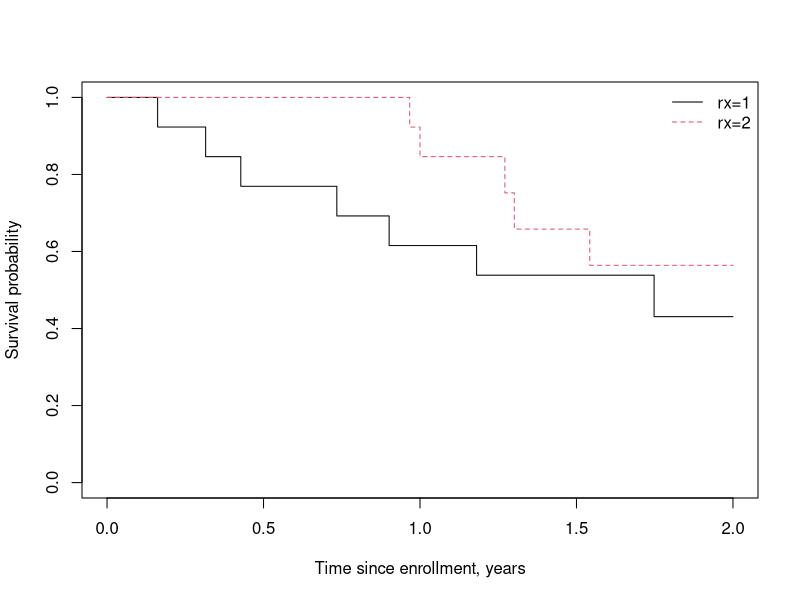
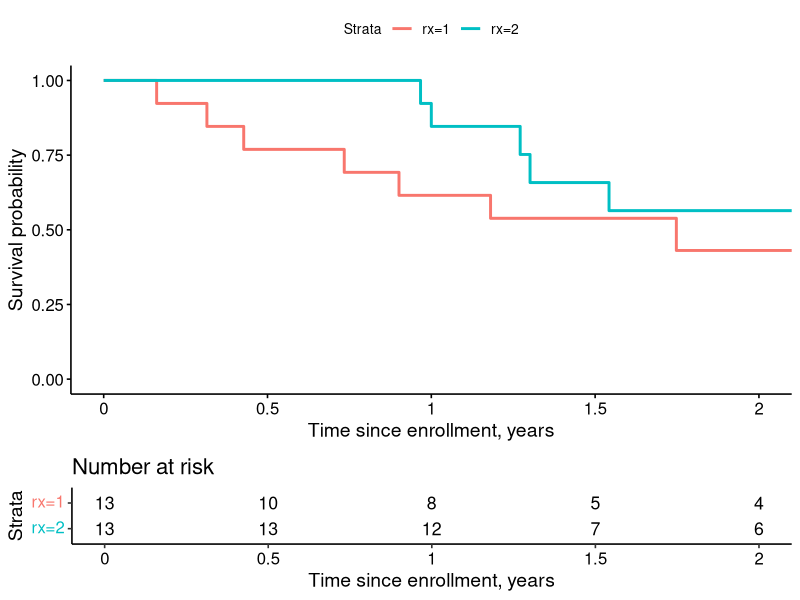
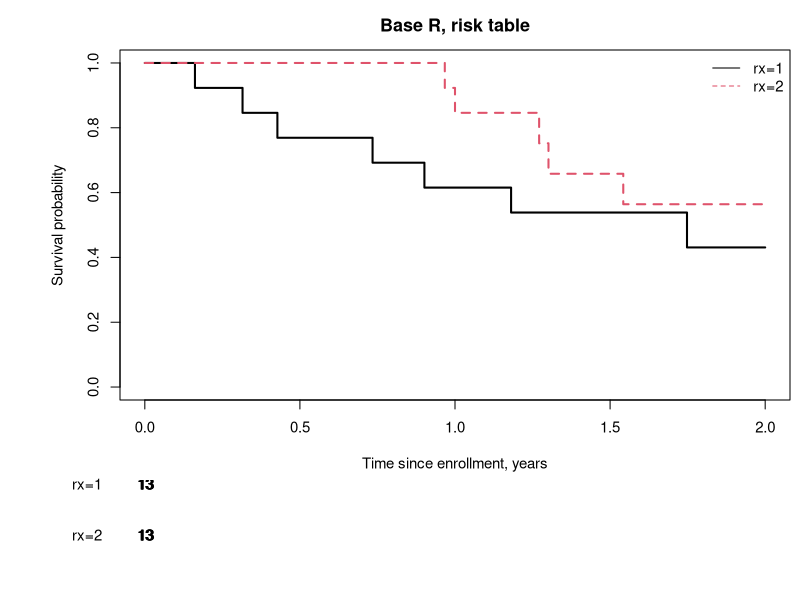

R code for these plots, in order:
## ---- chunk 1
## load libraries
library(survival)
library(survminer)
library(arsenal)
library(broom)
library(tidyverse)
library(knitr)

## set up options for markdown report
knitr::opts_chunk$set(warning = FALSE, message = FALSE, collapse = TRUE)
## ---- chunk 2
glimpse(ovarian)
## ---- chunk 3
fit <- survfit(Surv(futime, fustat) ~ rx, data=ovarian)
fit
## ---- chunk 4
quantile(fit, probs=.25)
## ---- chunk 5
plot(fit, xscale=365, xlim=c(0, 2*365), 
     col=1:2, lty=1:2, 
     xlab='Time since enrollment, years', 
     ylab='Survival probability')
legend('topright', legend=names(fit$strata), 
       col=1:2, lty=1:2, bty='n')
## ---- chunk 6
ggsurvplot(fit, xscale=365, xlim=c(0, 2*365), 
           censor=FALSE, break.x.by=365/2,
           risk.table=TRUE,
           xlab='Time since enrollment, years', 
           ylab='Survival probability')
## ---- chunk 7
par(cex=.9, mai=c(.8,1.2,.5,.1))
par(fig=c(x1=0,x2=1,y1=.2,y2=1))
plot(fit, xscale=365, xlim=c(0, 2*365), 
     col=1:2, lty=1:2, lwd=2,
     xlab='Time since enrollment, years', 
     ylab='Survival probability')
title('Base R, risk table')
legend('topright', legend=names(fit$strata), 
       col=1:2, lty=1:2, bty='n')
par(fig=c(0,1,0,.2), new=TRUE, mai=c(.1,1.2,0,.1))
tmp <- summary(fit, times=seq(0,2,.5), scale=365)
plot(c(0,2),c(0,2), axes=FALSE, pch='', xlab='', ylab='', xlim=c(0,2))
text(x=c(tmp$time), y=rep(2:1, each=5), labels=c(tmp$n.risk))
axis(2, at=2:1, c('rx=1','rx=2'), las=1, lty=0)
par(mai=c(1.02,.82,.82,.42), fig=c(0,1,0,1))
## ---- chunk 8
summary(fit, time=seq(0,2,.5), scale=365)
## ---- chunk 9
tab <- tableby(rx ~ age + resid.ds + Surv(futime,fustat), data=ovarian)
summary(tab)
## ---- chunk 10
# standard summary from Cox model
cfit <- coxph(Surv(futime,fustat) ~ age + resid.ds + rx + ecog.ps, data=ovarian)
summary(cfit)

# Save results in a dataframe using the tidy function in broom
tidy(cfit, exponentiate=TRUE)
